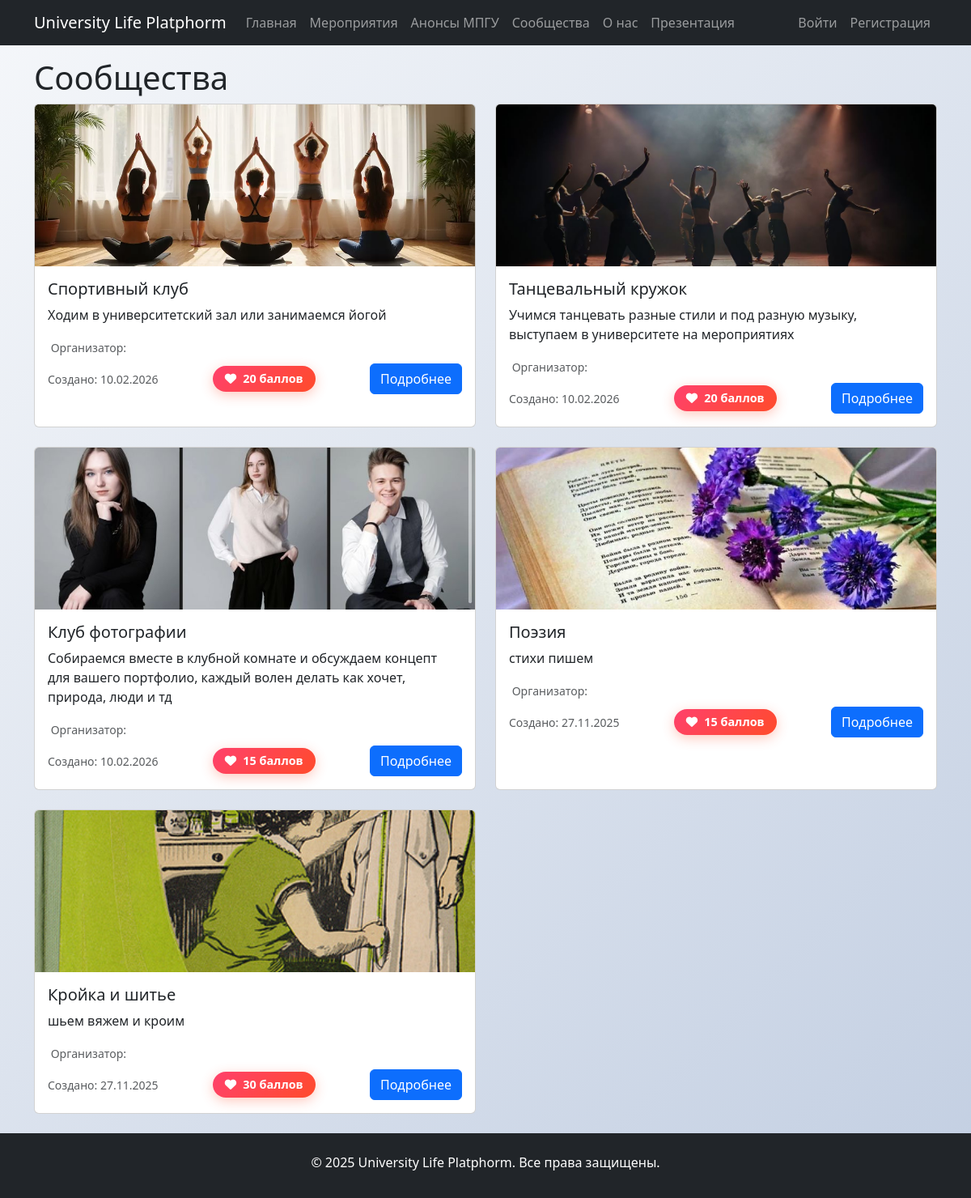
/communities, run on the app's committed database.
### myproject/myplatform/models.py (models this page shows, shortened)
class Community(models.Model):
    class Status(models.TextChoices):
        ISACTIVE = "ISACTIVE",'isactive'
        ISNOTACTIVE = "ISNOTACTIVE", 'isnotactive'
        WAIT = "WAIT", 'wait'
    name = models.CharField(max_length=200,verbose_name="Название сообщества")
    description = models.TextField(verbose_name="Описание")
    max_participants = models.PositiveIntegerField(verbose_name="Максимальное количество участников",default=0)
    organizator = models.ForeignKey(
        User,
        on_delete = models.CASCADE,
        related_name='communities',
        verbose_name='Организатор',
        limit_choices_to={'role': User.Role.ORGANIZER}
    )
    participants = models.ManyToManyField(
        User,
        related_name='communities_joined',
        blank=True,
        verbose_name="Участники"
    )
    img = models.ImageField(verbose_name='Фото сообщества',upload_to='image/communities',blank=True,null=True)
    status = models.CharField(max_length=50,choices=Status.choices,default=Status.ISNOTACTIVE,verbose_name='Статус')
    created_at = models.DateTimeField(auto_now_add=True)
    updated_at = models.DateTimeField(auto_now=True)
    rating = models.PositiveIntegerField(verbose_name="Количество баллов",default=0)

### myproject/myplatform/views.py (the view)
# urls.py: path('communities',views.communities, name='communities'),
def communities(request):
    all_communities = Community.objects.all().order_by('-created_at')
    return render(request, 'communities.html', {'all_communities':all_communities})

### myproject/myplatform/templates/communities.html (shortened to what this page needs)
{% extends 'base.html' %}
{% block title %}Сообщества{% endblock title%}
{% block content %}
    <div class="container">
        {% if all_communities %}
            <div class="row">
            {% for communitie in all_communities %}
            <div class="col-md-6 mb-4">
                <div class="card h-100">
                    {% if communitie.img %}
                        <img src="{{communitie.img.url}}" class="card-img-top" alt="{{ communitie.name }}" style="height: 200px; object-fit: cover;">
                    {% else %}
                        <img src="/media/communities_img.jpg" class="card-img-top" alt="{{ communitie.name }}" style="height: 200px; object-fit: cover;">
                    {% endif %}
                    <div class="card-body">
                        <h5 class="card-title">
                            {{communitie.name}}
                        </h5>
                        <p class="card-text">
                            {{communitie.description|truncatechars:150}}
                        </p>
                        <div class="mb-2">
                            <small class="text-muted">
                                Организатор:
                            </small>
                        </div>
                        <div class="d-flex justify-content-between align-items-center">
                            <small class="text-muted">
                                Создано: {{ communitie.created_at|date:"d.m.Y" }}
                            </small>
                            <div class="community-card">
                                <div class="rating-badge">
                                    <i class="fas fa-heart"></i> <span>{{ communitie.rating }} баллов</span>
                                </div>
                            </div>
                            <a href="{% url 'community_detail' community_id=communitie.id %}" class="btn btn-primary">Подробнее</a>
                        </div>
                    </div>
                </div>
            </div>
            {% endfor %}
        </div>
        {% endif %}
    </div>
{% endblock content %}

### myproject/static/css/styles.css (style rules this page uses)
body { background: linear-gradient(135deg, #f5f7fa 0%, #c3cfe2 100%); min-height: 100vh; }
.rating-badge { display: inline-flex; align-items: center; background: linear-gradient(135deg, #ff416c, #ff4b2b); color: white; padding: 5px 15px; border-radius: 20px; font-weight: bold; font-size: 0.9rem; box-shadow: 0 4px 15px rgba(255, 75, 43, 0.3); transition: transform 0.2s; cursor: default; }
.rating-badge i { margin-right: 8px; }

### data on the page
Community: img (picture), name "Спортивный клуб", description "Ходим в университетский зал или занимаемся йогой", created_at "10.02.2026", rating "20"
Community: img (picture), name "Танцевальный кружок", description "Учимся танцевать разные стили и под разную музыку, выступаем в университете на мероприятиях", created_at "10.02.2026", rating "20"
Community: img (picture), name "Клуб фотографии", description "Собираемся вместе в клубной комнате и обсуждаем концепт для вашего портфолио, каждый волен делать как хочет, природа, люди и тд", created_at "10.02.2026", rating "15"
Community: img (picture), name "Поэзия", description "стихи пишем", created_at "27.11.2025", rating "15"
Community: img (picture), name "Кройка и шитье", description "шьем вяжем и кроим", created_at "27.11.2025", rating "30"
